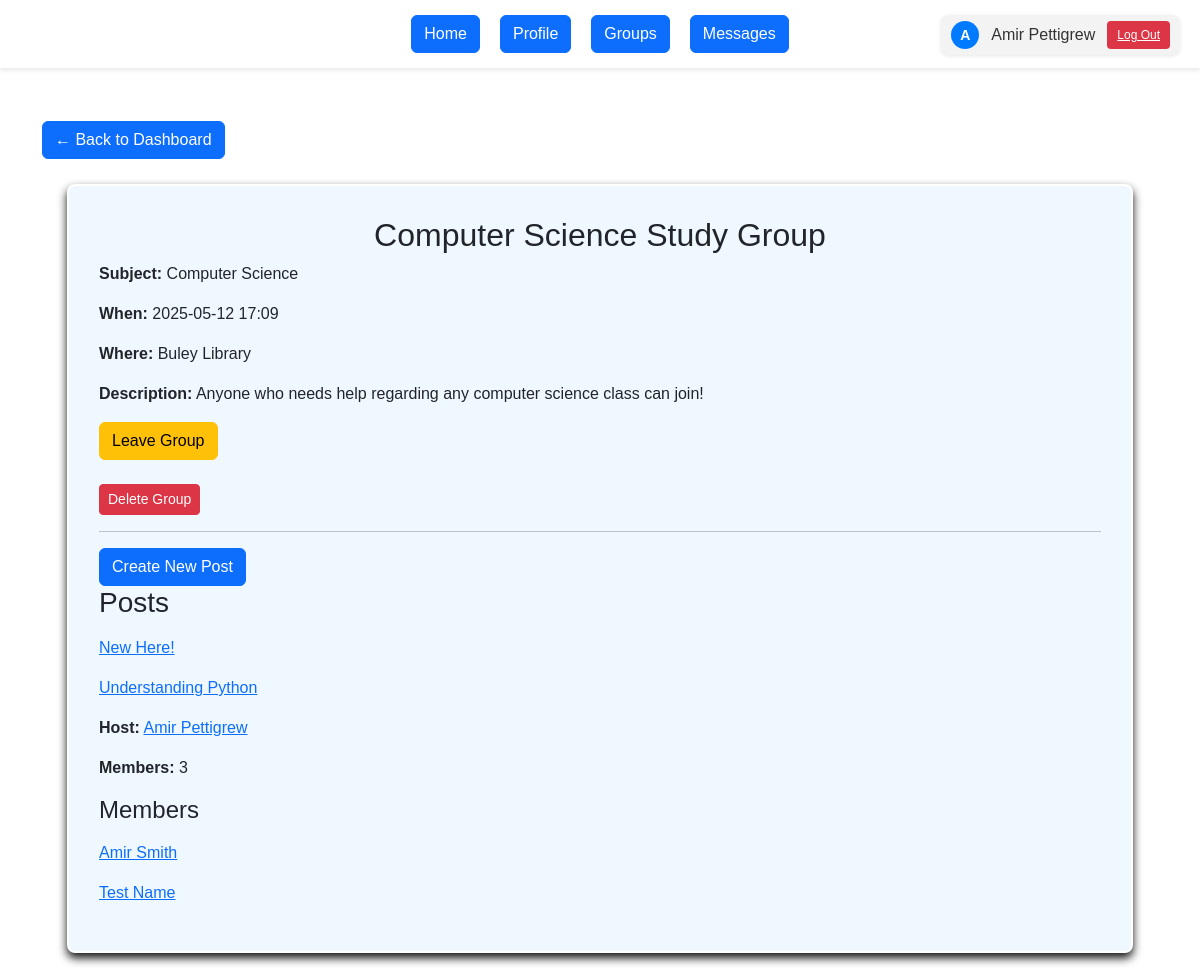
/groups/2 (signed in), run on an earlier commit of the app's database.
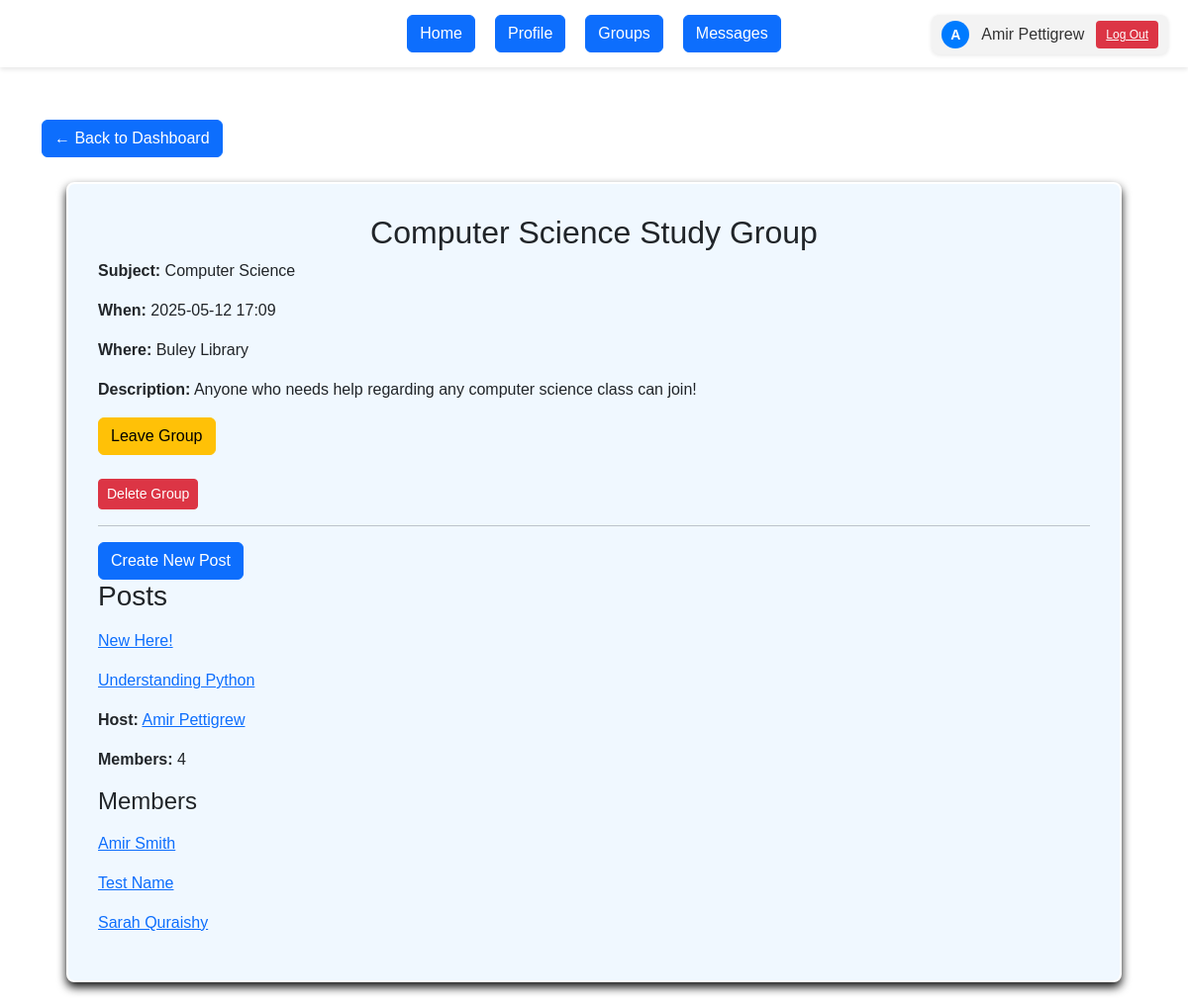
And on a later commit of the database.
### app/models/models.py (models this page shows)
class User(UserMixin, db.Model):
    __tablename__ = 'users'
    id = db.Column(db.Integer, primary_key=True)
    southern_email = db.Column(db.String(120), unique=True, nullable=False)
    name = db.Column(db.String(100), nullable=False)
    password_hash = db.Column(db.String(128), nullable=False)
    created_at = db.Column(db.DateTime, default=datetime.utcnow)
    groups = db.relationship('StudyGroup', backref='creator', lazy=True)
    memberships = db.relationship('Membership', backref='user', lazy=True)
    forums = db.relationship('Forum', backref='forum_creator', lazy=True)
    sent_messages = db.relationship('Message', foreign_keys='Message.sender_id', backref='sender', lazy=True)
    received_messages = db.relationship('Message', foreign_keys='Message.receiver_id', backref='receiver', lazy=True)
    thread_posts = db.relationship('ThreadMessage', foreign_keys='ThreadMessage.author_id', backref='author', lazy=True)

class StudyGroup(db.Model):
    __tablename__ = 'study_groups'
    id = db.Column(db.Integer, primary_key=True)
    subject = db.Column(db.String(50), nullable=False)
    meet_time = db.Column(db.DateTime, nullable=False)
    name = db.Column(db.String(100), nullable=False)
    description = db.Column(db.Text)
    location = db.Column(db.String(200), nullable=False)
    created_by_id = db.Column(db.Integer, db.ForeignKey('users.id'), nullable=False)
    created_at = db.Column(db.DateTime, default=datetime.utcnow)
    forums = db.relationship('Forum', backref='study_group', lazy=True, cascade='all, delete-orphan')
    memberships = db.relationship('Membership', backref='study_group', lazy=True, cascade='all, delete-orphan')

class Forum(db.Model):
    __tablename__ = 'forums'
    id = db.Column(db.Integer, primary_key=True)
    study_group_id = db.Column(db.Integer, db.ForeignKey('study_groups.id'), nullable=False)
    title = db.Column(db.String(150), nullable=False)
    created_by_id = db.Column(db.Integer, db.ForeignKey('users.id'), nullable=False)
    created_at = db.Column(db.DateTime, default=datetime.utcnow)
    messages = db.relationship('ThreadMessage', backref='thread', lazy=True, cascade='all, delete-orphan')

class Membership(db.Model):
    __tablename__ = 'memberships'
    id = db.Column(db.Integer, primary_key=True)
    user_id = db.Column(db.Integer, db.ForeignKey('users.id'), nullable=False)
    study_group_id = db.Column(db.Integer, db.ForeignKey('study_groups.id'), nullable=False)
    role = db.Column(db.String(50), default='member')
    joined_at = db.Column(db.DateTime, default=datetime.utcnow)

### app/routes/main.py (the view)
@main_bp.route('/groups/<int:group_id>')
@login_required
def view_group(group_id):
    group = StudyGroup.query.get_or_404(group_id)
    membership = Membership.query.filter_by(
        user_id=current_user.id,
        study_group_id=group.id
    ).first()
    is_member = membership is not None
    unread_count = Message.query.filter_by(receiver_id=current_user.id, is_read=False).count()
    return render_template('view_group.html',
                           group=group, is_member=is_member,
                           unread_count=unread_count)

### app/__init__.py (called while the page is built)
def create_app(config_object=DevelopmentConfig):
    app = Flask(__name__, instance_relative_config=True)
    app.config.from_object(config_object)
    db.init_app(app)
    login_manager.init_app(app)
    @login_manager.user_loader
    def load_user(user_id):
        from app.models.models import User
        return User.query.get(int(user_id))
    from app.routes.auth import auth_bp
    from app.routes.main import main_bp
    app.register_blueprint(auth_bp)
    app.register_blueprint(main_bp)
    from app.routes.threads import threads_bp
    app.register_blueprint(threads_bp)
    @app.route('/')
    def root():
        return redirect(url_for('auth.login'))
    with app.app_context():
        db.create_all()
    return app

### app/templates/view_group.html (shortened to what this page needs)
{% extends "base.html" %}
{% block content %}
<link rel="stylesheet" href="{{ url_for('static', filename='dashboard_styles.css') }}">
  <div class="page-header">
    <a href="{{ url_for('main.dashboard') }}" class="btn btn-primary">← Back to Dashboard</a>
  </div>
  <div class="group-layout" style="padding: 30px; max-height: 1000px; overflow-y: auto; margin: 25px; border: 2px solid rgb(255, 255, 255); border-radius: 8px; background-color: aliceblue; box-shadow: #111 0px 5px 10px;">
    <section class="group-main">
      <h2>{{ group.name }}</h2>
      <div class="group_details">
        <p><strong>Subject:</strong> {{ group.subject }}</p>
        <p><strong>When:</strong> {{ group.meet_time.strftime('%Y-%m-%d %H:%M') }}</p>
        <p><strong>Where:</strong> {{ group.location }}</p>
        <p><strong>Description:</strong> {{ group.description }}</p>
      </div>
      <div class="group-actions">
        {% if is_member %}
          <form method="POST" action="{{ url_for('main.leave_group', group_id=group.id) }}">
            <button class="btn btn-warning">Leave Group</button>
          </form>
          <br>
          <form method="POST" action="{{ url_for('main.delete_group', group_id=group.id) }}">
            <button type="submit" class="btn btn-danger btn-sm">Delete Group</button>
          </form>
        {% else %}
          <form method="POST" action="{{ url_for('main.join_group', group_id=group.id) }}">
            <button class="btn btn-success">Join Group</button>
          </form>
        {% endif %}
      </div>
      {% if is_member %}
        <hr>
        <div class="forum-section">
          <a href="{{ url_for('threads.new_thread', group_id=group.id) }}">
            <button class="btn btn-primary">Create New Post</button>
          </a>
          <h3>Posts</h3>
          {% if group.forums %}
            <p class="post-list">
              {% for thread in group.forums %}
                <p>
                  <a href="{{ url_for('threads.view_thread', group_id=group.id, thread_id=thread.id) }}" class="post-pnk">
                    {{ thread.title }}
                  </a>
                </p>
              {% endfor %}
            </p>
          {% else %}
            <p class="muted">No posts yet.</p>
          {% endif %}
        </div>
      {% else %}
        <p class="muted"><em>Join this group to view and start posts.</em></p>
      {% endif %}
    </section>
    <aside class="group-sidebar">
      <p><strong>Host:</strong>
        <a href="{{ url_for('main.profile_view', user_id=group.creator.id, group_id=group.id) }}">
          {{ group.creator.name }}
        </a>
      </p>
      <p><strong>Members:</strong> {{ group.memberships|length }}</p>
      <h4>Members</h4>
      <p class="member-list">
        {% for m in group.memberships %}
          {% if m.user.id != group.creator.id %}
            <p>
              <a href="{{ url_for('main.profile_view', user_id=m.user.id, group_id=group.id) }}">
                {{ m.user.name }}
              </a>
            </p>
          {% endif %}
        {% endfor %}
      </p>
    </aside>
  </div>
{% endblock %}

### app/templates/base.html (shortened to what this page needs)
<!DOCTYPE html>
<html lang="en">
<head>
  <link rel="stylesheet" href="{{ url_for('static', filename='base_styles.css') }}">
  <link rel="stylesheet" href="{{ url_for('static', filename='bootstrap.css') }}">
</head>
<body>
  {% if current_user.is_authenticated %}
    <div class="user-area">
      <a href="{{ url_for('main.profile') }}" class="user-info" style="text-decoration: none;">
        <div class="user-avatar">
          {{ current_user.name[0]|upper }}
        </div>
        <span>{{ current_user.name }}</span>
      </a>
      <a href="{{ url_for('auth.logout') }}" class="logout-button">Log Out</a>
    </div>
    <div class="menu">
      <a href="{{ url_for('main.dashboard') }}"><type="button" class="btn btn-primary"> Home</button></a>
      <a href="{{ url_for('main.profile') }}"><type="button" class="btn btn-primary"> Profile </button></a>
      <a href="{{ url_for('main.view_my_groups') }}"><type="button" class="btn btn-primary"> Groups </button></a>
      <a href="{{ url_for('auth.message') }}"><type="button" class="btn btn-primary">
        Messages
      </button></a>
    </div>
  {% endif %}
  <div class="container">
    {% block content %}{% endblock %}
  </div>
</body>
</html>

### app/static/base_styles.css (style rules this page uses)
body { display: flex; flex-direction: column; align-items: center; font-family: sans-serif; margin: 0; padding: 20px; background-color: #007bff; }
.menu { width: 100%; text-align: center; margin-bottom: 20px; }
.user-area { position: absolute; top: 15px; right: 20px; display: flex; align-items: center; gap: 12px; background-color: #f3f3f3; padding: 6px 10px; border-radius: 8px; box-shadow: 0 1px 4px rgba(0,0,0,0.1); }
.user-info { display: flex; align-items: center; gap: 6px; text-decoration: none; color: #333; }
.user-avatar { width: 28px; height: 28px; background-color: #007bff; color: white; border-radius: 50%; text-align: center; line-height: 28px; font-size: 14px; font-weight: bold; }
.logout-button { background-color: #dc3545; color: white; border: none; padding: 5px 10px; border-radius: 4px; font-size: 12px; cursor: pointer; transition: background-color 0.2s ease; display: inline-block; }

### app/static/dashboard_styles.css (style rules this page uses)
body { display: flex; flex-direction: column; align-items: center; font-family: sans-serif; margin: 0; padding: 0px; }
.menu { width: 100%; text-align: center; margin-bottom: 20px; }
h2 { text-align: center; }
.user-info { display: flex; align-items: center; gap: 6px; text-decoration: none; color: #333; }
.user-avatar { width: 28px; height: 28px; background-color: #007bff; color: white; border-radius: 50%; text-align: center; line-height: 28px; font-size: 14px; font-weight: bold; }
.user-area { position: absolute; top: 15px; right: 20px; display: flex; align-items: center; gap: 12px; background-color: #f3f3f3; padding: 6px 10px; border-radius: 8px; box-shadow: 0 1px 4px rgba(0,0,0,0.1); }
.logout-button { background-color: #dc3545; color: white; border: none; padding: 5px 10px; border-radius: 4px; font-size: 12px; cursor: pointer; transition: background-color 0.2s ease; display: inline-block; }
body::before { content: ""; position: fixed; top: 0; left: 0; width: 100%; height: 100%; background-image: url('scsu.svg'); background-size: cover; background-repeat: no-repeat; opacity: 0.4; z-index: -1; pointer-events: none; }
.user-info { display: flex; align-items: center; text-decoration: none; color: #333; }
.user-avatar { width: 28px; height: 28px; background-color: #007bff; color: white; border-radius: 50%; text-align: center; line-height: 28px; font-weight: bold; margin-right: 6px; }
.logout-button { background-color: #dc3545; color: white; border: none; padding: 5px 10px; border-radius: 4px; font-size: 12px; cursor: pointer; transition: background-color 0.2s ease; }
.menu { display: flex; justify-content: center; gap: 20px; background-color: #fff; padding: 15px; box-shadow: 0 2px 5px rgba(0, 0, 0, 0.1); }
.group_details { margin-left: auto; margin-right: auto; }

What changed in the data, as far as the page shows it:
added Membership: user.name "Sarah Quraishy"
Also different on the page:
{{ group.memberships|length }}: "3" → "4"
